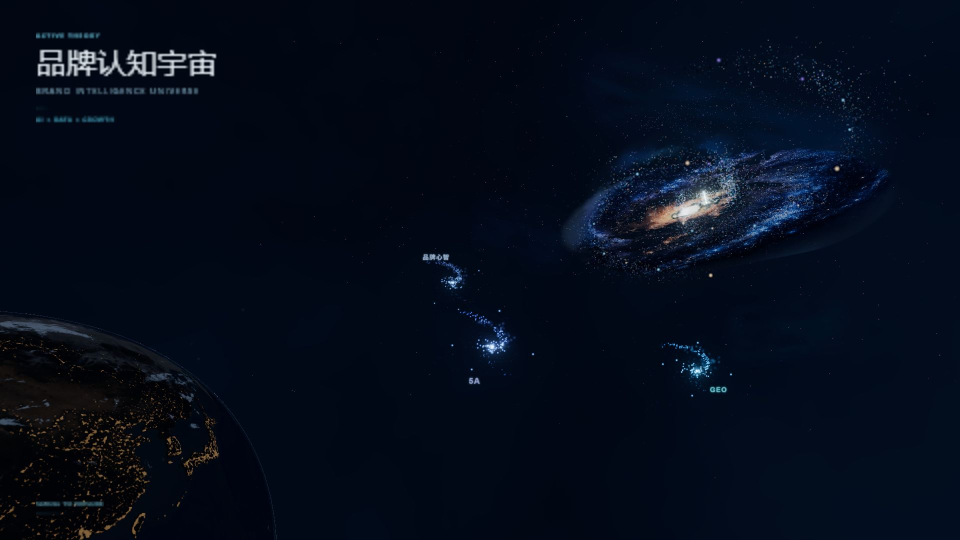
#> input picture tools/blender/h1/assets/hero-base-v1-no-galaxy.jpg, 1920 x 1080 px (shown at 1/2 size)
$ python -i galaxy_v51_spiral_correction.py   (imports and definitions only)
#> lines starting #> are read from the running program, lines starting #| are printed output that depends on the picture
#!/usr/bin/env python3
"""Apply a directed spiral-cohesion correction to the existing Galaxy V5 plate."""

from __future__ import annotations

import argparse
import math
import time
from pathlib import Path

import numpy as np
from PIL import Image, ImageDraw, ImageFilter


LAYER_NAMES = (
    "galaxy-v5_1-bg.webp",
    "galaxy-v5_1-far-arm.webp",
    "galaxy-v5_1-core.webp",
    "galaxy-v5_1-near-arm.webp",
    "galaxy-v5_1-foreground.webp",
)


def smoothstep(low: float, high: float, values: np.ndarray) -> np.ndarray:
    t = np.clip((values - low) / max(high - low, 1e-6), 0.0, 1.0)
    return t * t * (3.0 - 2.0 * t)


def blur(values: np.ndarray, radius: float) -> np.ndarray:
    image = Image.fromarray(np.uint8(np.clip(values, 0.0, 1.0) * 255), "L")
    return np.asarray(image.filter(ImageFilter.GaussianBlur(radius)), dtype=np.float32) / 255.0


def blur_rgb(values: np.ndarray, radius: float) -> np.ndarray:
    image = Image.fromarray(np.uint8(np.clip(values, 0.0, 1.0) * 255), "RGB")
    return np.asarray(image.filter(ImageFilter.GaussianBlur(radius)), dtype=np.float32) / 255.0


def luminance(rgb: np.ndarray) -> np.ndarray:
    return 0.2126 * rgb[..., 0] + 0.7152 * rgb[..., 1] + 0.0722 * rgb[..., 2]


def find_core(luma: np.ndarray, alpha: np.ndarray) -> tuple[float, float]:
    height, width = luma.shape
    yy, xx = np.indices((height, width), dtype=np.float32)
    search = np.zeros_like(luma)
    search[210:650, 520:1210] = 1.0
    weight = np.power(np.clip(luma * alpha * search, 0.0, 1.0), 7.0)
    total = max(float(weight.sum()), 1e-6)
    return float((xx * weight).sum() / total), float((yy * weight).sum() / total)


def polar_field(shape: tuple[int, int], core: tuple[float, float]):
    height, width = shape
    yy, xx = np.indices((height, width), dtype=np.float32)
    angle = math.radians(-13.0)
    dx = xx - core[0]
    dy = yy - core[1]
    xr = dx * math.cos(angle) + dy * math.sin(angle)
    yr = -dx * math.sin(angle) + dy * math.cos(angle)
    u = xr / 700.0
    v = yr / 365.0
    radius = np.sqrt(u * u + v * v)
    theta = np.arctan2(v, u)
    return xx, yy, radius, theta, xr, yr


def suppress_target_overlays(mask: np.ndarray, xx: np.ndarray, yy: np.ndarray) -> np.ndarray:
    """Keep the target frame's live UI, Earth and business nodes out of the plate."""
    exclusion = np.zeros_like(mask)
    exclusion = np.maximum(exclusion, 1.0 - smoothstep(360.0, 455.0, xx))
    earth = ((xx - 150.0) / 390.0) ** 2 + ((yy - 790.0) / 330.0) ** 2
    exclusion = np.maximum(exclusion, 1.0 - smoothstep(0.80, 1.14, earth))
    for left, top, right, bottom, feather in (
        (430.0, 150.0, 735.0, 380.0, 34.0),
        (1110.0, 0.0, 1530.0, 235.0, 42.0),
        (990.0, 560.0, 1390.0, 820.0, 42.0),
    ):
        inside_x = np.minimum(xx - left, right - xx)
        inside_y = np.minimum(yy - top, bottom - yy)
        signed_distance = np.minimum(inside_x, inside_y)
        exclusion = np.maximum(exclusion, smoothstep(-feather, feather, signed_distance))
    return mask * (1.0 - exclusion)


def fit_primary_spiral(luma: np.ndarray, alpha: np.ndarray, radius: np.ndarray, theta: np.ndarray):
    annulus = smoothstep(0.12, 0.24, radius) * (1.0 - smoothstep(0.82, 1.03, radius))
    signal = smoothstep(0.025, 0.30, luma) * alpha * annulus
    best_score = -1.0
    best = (1.65, 0.0)
    for pitch in np.linspace(1.15, 2.35, 17):
        logarithm = np.log(radius + 0.105)
        for offset in np.linspace(0.0, math.pi, 28, endpoint=False):
            phase = theta - pitch * logarithm - offset
            arm = np.exp(-0.5 * (np.sin(phase) / 0.24) ** 2)
            weighted = arm * annulus
            score = float((signal * weighted).sum() / max(weighted.sum(), 1e-6))
            if score > best_score:
                best_score = score
                best = (float(pitch), float(offset))
    pitch, offset = best
    phase = theta - pitch * np.log(radius + 0.105) - offset
    raw = np.exp(-0.5 * (np.sin(phase) / 0.235) ** 2)
    primary = blur(raw * annulus, 7.0)
    primary = np.clip(primary / max(float(primary.max()), 1e-6), 0.0, 1.0)
    return primary, phase, annulus, pitch, offset


def tangent_stellar_field(
    rgb: np.ndarray,
    alpha: np.ndarray,
    probability: np.ndarray,
    theta: np.ndarray,
    pitch: float,
    seed: int = 5110,
) -> tuple[np.ndarray, np.ndarray]:
    rng = np.random.default_rng(seed)
    height, width = alpha.shape
    flat = np.clip(probability.ravel(), 0.0, None)
    total = float(flat.sum())
    if total <= 0:
        return rgb, alpha
    picks = rng.choice(flat.size, size=1180, replace=True, p=flat / total)
    ys, xs = np.divmod(picks, width)
    overlay = Image.new("RGBA", (width, height), (0, 0, 0, 0))
    draw = ImageDraw.Draw(overlay, "RGBA")
    for x, y in zip(xs, ys):
        tangent = float(theta[y, x] + math.atan2(1.0, pitch))
        length = float(rng.uniform(1.2, 3.6))
        dx = math.cos(tangent) * length
        dy = math.sin(tangent) * length * 0.58
        opacity = int(rng.integers(36, 112))
        warm = rng.random() < 0.15
        color = (255, 226, 188, opacity) if warm else (188, 218, 255, opacity)
        draw.line((x - dx, y - dy, x + dx, y + dy), fill=color, width=1)
        if rng.random() < 0.10:
            draw.ellipse((x - 0.7, y - 0.7, x + 0.7, y + 0.7), fill=(*color[:3], min(160, opacity + 30)))
    layer = np.asarray(overlay, dtype=np.float32) / 255.0
    layer_alpha = layer[..., 3]
    rgb = rgb * (1.0 - layer_alpha[..., None]) + layer[..., :3] * layer_alpha[..., None]
    alpha = np.maximum(alpha, layer_alpha * 0.78)
    return rgb, alpha


def correct_plate(v5_path: Path) -> tuple[Image.Image, tuple[float, float], dict[str, float]]:
    rgba = np.asarray(Image.open(v5_path).convert("RGBA"), dtype=np.float32) / 255.0
    rgb = rgba[..., :3]
    alpha = rgba[..., 3]
#> alpha: shape (1080, 1920) float32; every value is 1
    source_alpha = alpha.copy()
    luma = luminance(rgb)
    core = find_core(luma, alpha)
#> in find_core, `total = max(float(weight.sum()), 1e-6)`: total = 30.22
#> core = (911.2, 547.2)
    xx, yy, radius, theta, _, _ = polar_field(luma.shape, core)
#> in polar_field, `theta = np.arctan2(v, u)`:
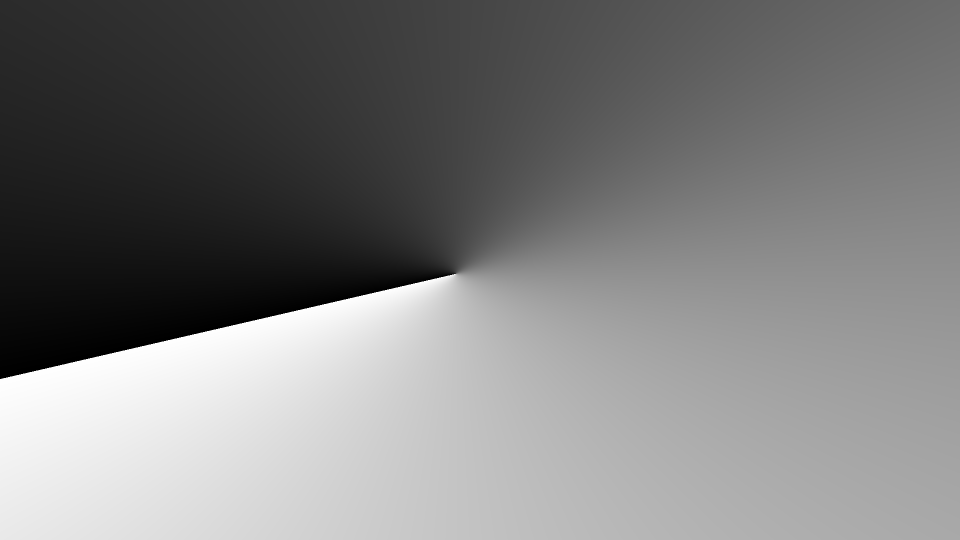
#> theta: shape (1080, 1920) float32 (shown at 1/2 size); min -3.14, max 3.14, mean -0.0436; drawn with min black and max white
    primary, phase, annulus, pitch, offset = fit_primary_spiral(luma, alpha, radius, theta)
#> the loop in fit_primary_spiral, `for pitch in np.linspace(1.15, 2.35, 17):` made 17 passes
#> pass 1, in fit_primary_spiral, `logarithm = np.log(radius + 0.105)`:
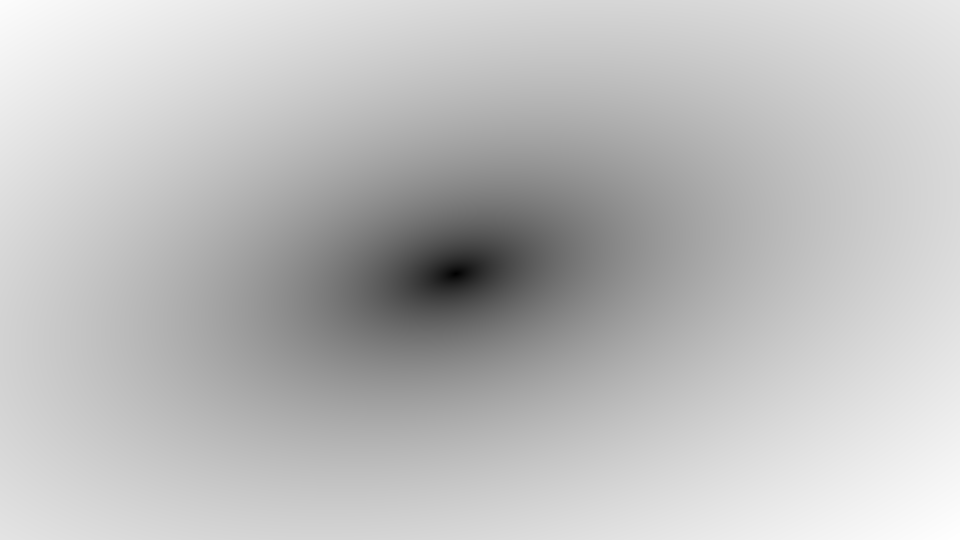
#> logarithm: shape (1080, 1920) float32 (shown at 1/2 size); min -2.25, max 0.912, mean 0.112; drawn with min black and max white
#> after the loop in fit_primary_spiral, `for pitch in np.linspace(1.15, 2.35, 17):`:
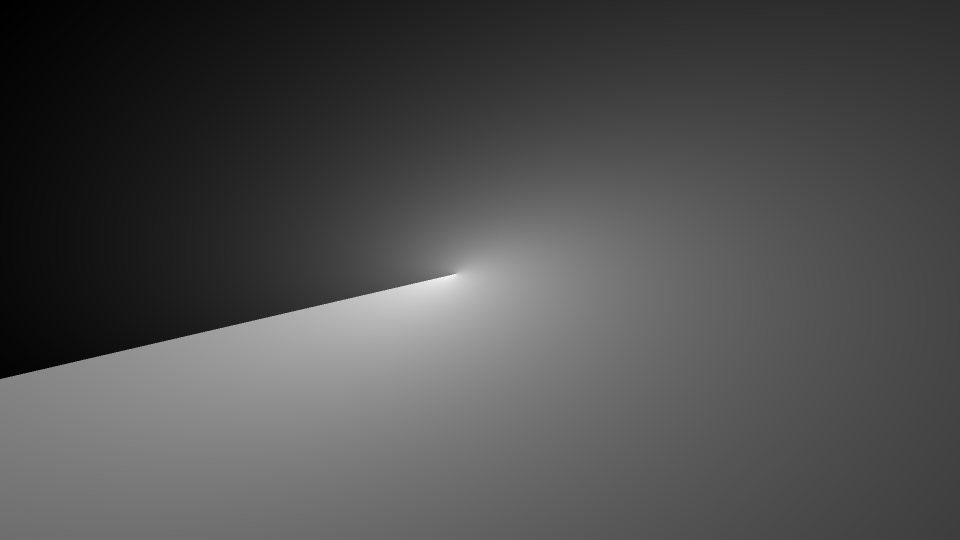
#> phase: shape (1080, 1920) float32 (shown at 1/2 size); min -7.16, max 5.26, mean -3.34; drawn with min black and max white
#> after the loop in fit_primary_spiral, `for pitch in np.linspace(1.15, 2.35, 17):`: best = (1.15, 0.112); best_score = 0.143
#> in fit_primary_spiral, `pitch, offset = best`: pitch = 1.15; offset = 0.112
#> in blur, `image = Image.fromarray(np.uint8(np.clip(values, 0.0, 1.0) * 255), "L")`:
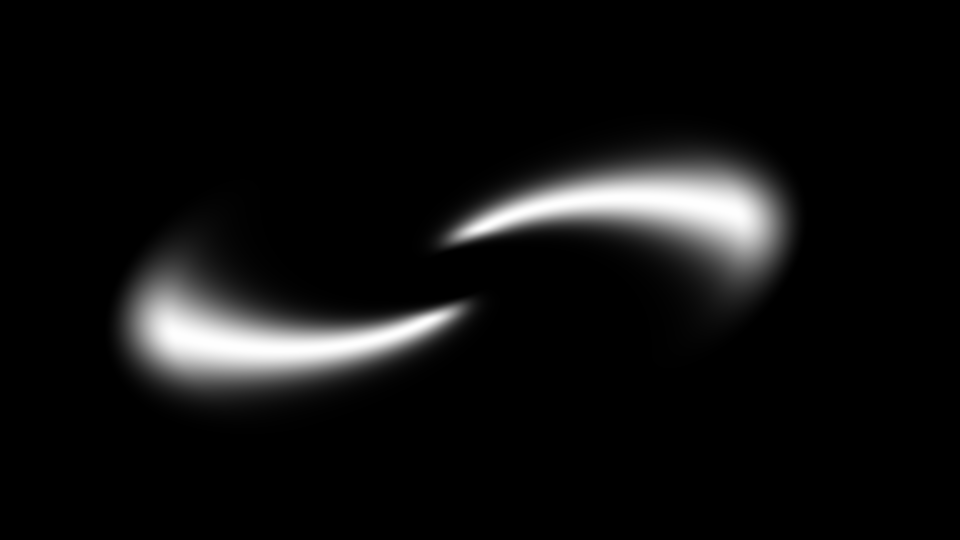
#> image: PIL image 1920x1080 L (shown at 1/2 size); min 0, max 255, mean 15.6
#> pitch = 1.15; offset = 0.112

    structure = smoothstep(0.018, 0.24, blur(luma, 4.0)) * annulus
    off_arm = np.clip((1.0 - primary) * structure, 0.0, 1.0)

    # Reduce the existing high-frequency field and suppress fragments outside the two primary arms.
    softened = blur_rgb(rgb, 1.15)
#> in blur_rgb, image is the input picture: PIL image 1920x1080 RGB; mean R, G, B 4.8, 12.3, 26.5
    high_frequency = rgb - softened
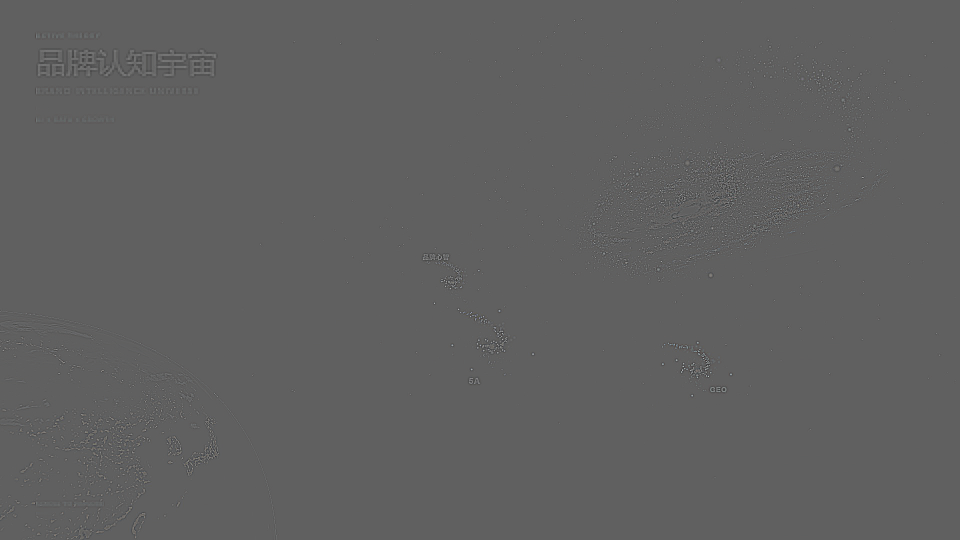
#> high_frequency: shape (1080, 1920, 3) float32 (shown at 1/2 size); mean R, G, B 4.79e-05, 2.4e-05, 2.25e-05; drawn with min black and max white
    rgb = softened + high_frequency * (0.54 + 0.30 * primary[..., None])
    rgb *= 1.0 - off_arm[..., None] * 0.27
    alpha *= 1.0 - off_arm * 0.32
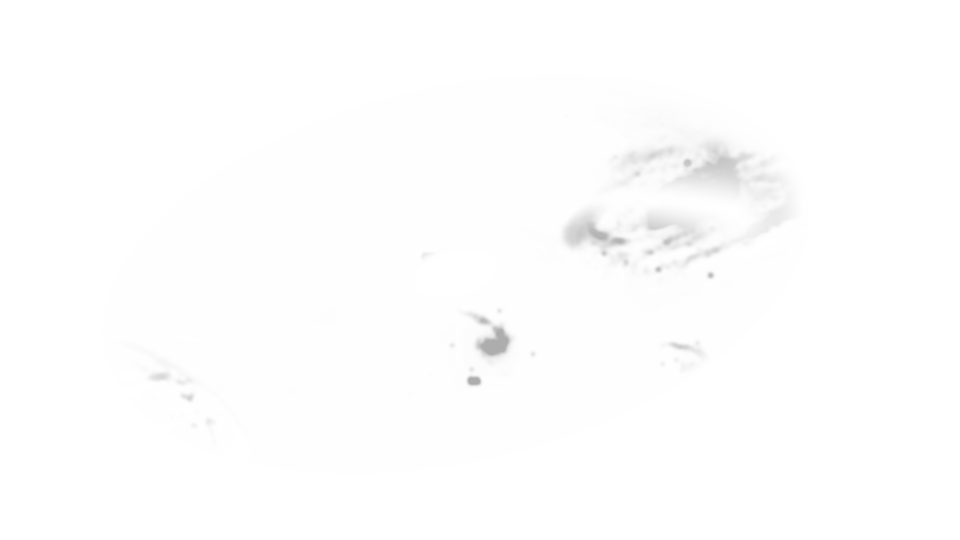
#> alpha: shape (1080, 1920) float32 (shown at 1/2 size); min 0.68, max 1, mean 0.996

    # Reinforce both primary arms as broad coherent structures, not as extra noise.
    arm_lift = primary * annulus * (0.32 + 0.68 * smoothstep(0.018, 0.19, luma))
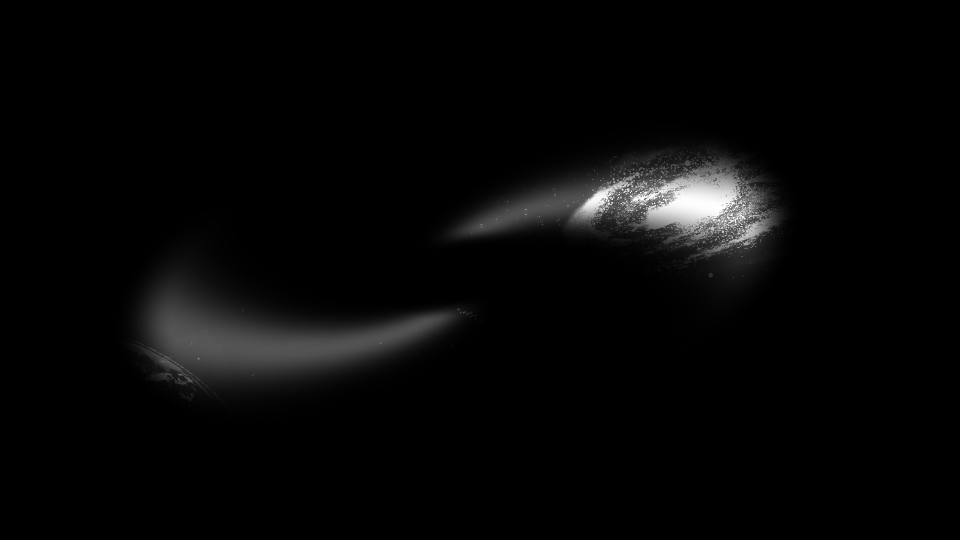
#> arm_lift: shape (1080, 1920) float32 (shown at 1/2 size); min 0, max 1, mean 0.0272
    rgb += arm_lift[..., None] * np.array([0.022, 0.034, 0.054], dtype=np.float32)
    safe_silhouette = suppress_target_overlays(
        1.0 - smoothstep(0.82, 1.04, radius),
        xx,
        yy,
    )
    cohesive_arm_alpha = primary * annulus * safe_silhouette * (
        0.18 + 0.54 * smoothstep(0.012, 0.16, blur(luma, 9.0))
    )
    alpha = np.maximum(alpha, cohesive_arm_alpha * 0.62)

    # Replace crack-like dark detail with two broad soft lanes following the same spiral curvature.
    local_mean = blur(luma, 7.0)
    natural_dust = smoothstep(0.025, 0.17, np.maximum(local_mean - luma, 0.0))
    spiral_lane = np.exp(-0.5 * (np.sin(phase - 0.22) / 0.17) ** 2) * annulus
    dust = blur(natural_dust * 0.32 + spiral_lane * 0.38, 4.5)
    dust = np.clip(dust * (0.48 + 0.52 * primary), 0.0, 0.72)
    local_soft = blur_rgb(rgb, 2.2)
    rgb = rgb * (1.0 - (natural_dust * annulus * 0.20)[..., None]) + local_soft * (natural_dust * annulus * 0.20)[..., None]
    rgb *= 1.0 - dust[..., None] * 0.34

    # Tighten the existing bulge by 22% while preserving a small warm nucleus and dust interruption.
    bulge_outer = np.exp(-(((xx - core[0]) / 103.0) ** 2 + ((yy - core[1]) / 56.0) ** 2))
    legacy_bulge = np.exp(-(((xx - core[0]) / 136.0) ** 2 + ((yy - core[1]) / 76.0) ** 2))
    outer_excess = np.clip(legacy_bulge - bulge_outer, 0.0, 1.0)
    rgb *= 1.0 - outer_excess[..., None] * 0.24
    nucleus = np.exp(-(((xx - core[0]) / 16.0) ** 2 + ((yy - core[1]) / 10.0) ** 2))
    ivory = np.array([1.0, 0.93, 0.78], dtype=np.float32)
    rgb = rgb * (1.0 - (nucleus * 0.94)[..., None]) + ivory * (nucleus * 0.94)[..., None]
    core_dust = blur(spiral_lane * legacy_bulge, 3.0)
    rgb *= 1.0 - core_dust[..., None] * 0.24

    fine = smoothstep(0.014, 0.11, np.maximum(luminance(rgb) - blur(luminance(rgb), 1.8), 0.0))
    probability = primary * annulus * alpha * (0.28 + fine * 0.72)
    rgb, alpha = tangent_stellar_field(rgb, alpha, probability, theta, pitch)
#> in tangent_stellar_field, `total = float(flat.sum())`: total = 36132.5
#> in tangent_stellar_field, `picks = rng.choice(flat.size, size=1180, replace=True, p=flat / total)`: picks = 1180 values, max 1569207 at index 370, min 527428 at index 877, mean 1029029.9
#> in tangent_stellar_field, `ys, xs = np.divmod(picks, width)`: ys = 1180 values, max 817 at index 370, min 274 at index 877, mean 535.5; xs = 1180 values, max 1575 at index 533, min 245 at index 587, mean 943.2
#> the loop in tangent_stellar_field, `for x, y in zip(xs, ys):` made 1180 passes
#> (x, y, tangent, length, dx, dy, opacity, warm) on passes 1 to 3: (679, 747, 3.07, 1.92, -1.92, 0.0818, 96, True), (509, 676, 3.7, 1.84, -1.56, -0.564, 92, False), (273, 624, -2.22, 1.35, -0.819, -0.622, 75, False)

    rgb = np.clip(rgb, 0.0, 1.0)
    # Allow the two primary arms to regain continuous low-frequency material,
    # while keeping all live target-frame overlays outside the corrected plate.
    source_alpha_envelope = np.clip(blur(source_alpha, 1.2) * 1.05, 0.0, 0.995)
    allowed_alpha = np.maximum(source_alpha_envelope, cohesive_arm_alpha * 0.72)
    alpha = np.minimum(np.clip(alpha, 0.0, 0.995), np.clip(allowed_alpha, 0.0, 0.995))
    output = Image.fromarray(np.uint8(np.dstack((rgb, alpha)) * 255), "RGBA")
    diagnostics = {
        "pitch": pitch,
        "phase_offset": offset,
        "off_arm_mean": float(off_arm.mean()),
        "primary_mean": float(primary.mean()),
    }
#> diagnostics = {'pitch': 1.15, 'phase_offset': 0.112, 'off_arm_mean': 0.0122, 'primary_mean': 0.0617}
    return output, core, diagnostics


# [64 lines left out: functions build_ldi, main, not called in this run]


# [2 lines not run here, left out]

>>> result = correct_plate('../blender/h1/assets/hero-base-v1-no-galaxy.jpg')
